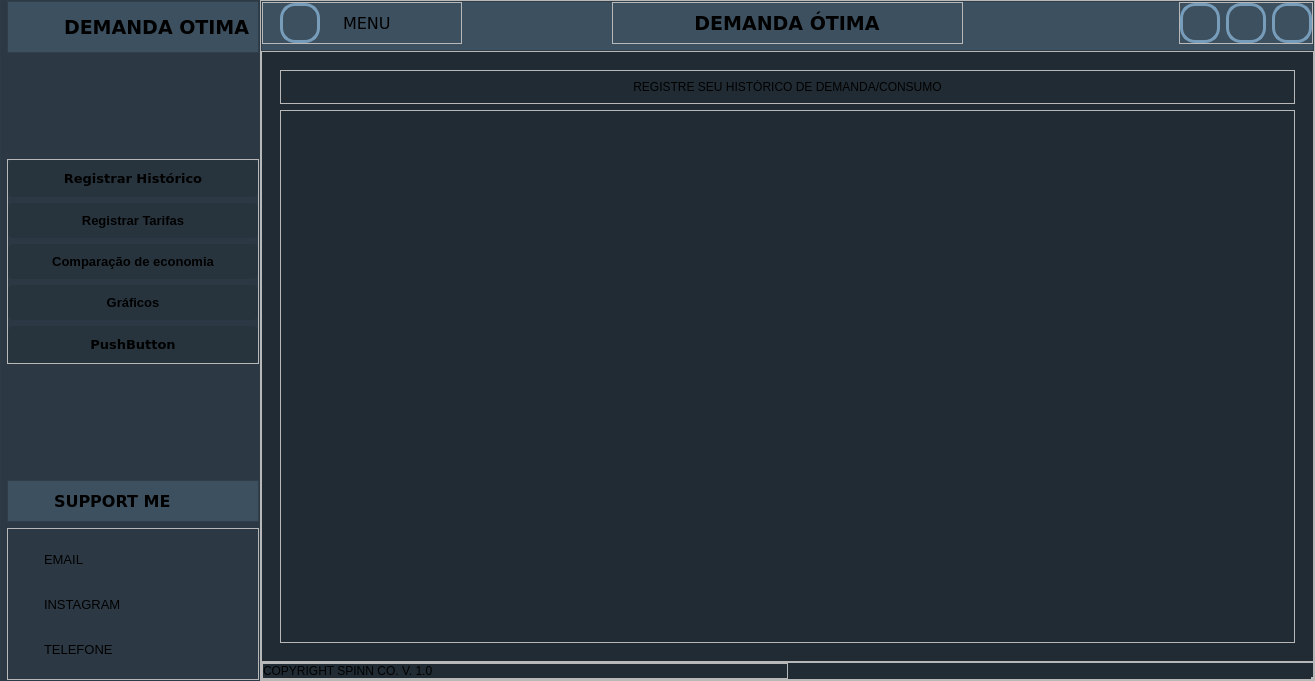
<?xml version="1.0" encoding="UTF-8"?>
<ui version="4.0">
 <class>MainWindow</class>
 <widget class="QMainWindow" name="MainWindow">
  <property name="geometry">
   <rect>
    <x>0</x>
    <y>0</y>
    <width>1315</width>
    <height>681</height>
   </rect>
  </property>
  <property name="windowTitle">
   <string>MainWindow</string>
  </property>
  <widget class="QWidget" name="centralwidget">
   <property name="font">
    <font>
     <family>Verdana</family>
    </font>
   </property>
   <property name="styleSheet">
    <string notr="true">#centralwidget{
background-color: rgb(33, 43, 51);
}

#left_menu_widget{
background-color: rgba(61, 80, 95, 100);
}

#header_frame, #frame_3, #frame_5{
background-color: rgb(61, 80, 95);
}

#frame_4 QPushButton{
background-color: rgba(33, 43, 51, 100);
padding: 10px;
border-radius: 5px;
}

#header_nav QPushButton{
background-color: rgb(61, 80, 95);
border-radius: 15px;
border: 3px solid rgb(120, 157, 186)
}

#header_nav QPushButton:hover{
	background-color: rgb(120, 157, 186);
}</string>
   </property>
   <layout class="QHBoxLayout" name="horizontalLayout">
    <property name="spacing">
     <number>0</number>
    </property>
    <property name="leftMargin">
     <number>0</number>
    </property>
    <property name="topMargin">
     <number>0</number>
    </property>
    <property name="rightMargin">
     <number>0</number>
    </property>
    <property name="bottomMargin">
     <number>0</number>
    </property>
    <item>
     <widget class="QFrame" name="left_menu_widget">
      <property name="frameShape">
       <enum>QFrame::StyledPanel</enum>
      </property>
      <property name="frameShadow">
       <enum>QFrame::Raised</enum>
      </property>
      <layout class="QVBoxLayout" name="verticalLayout">
       <property name="spacing">
        <number>6</number>
       </property>
       <property name="leftMargin">
        <number>6</number>
       </property>
       <property name="topMargin">
        <number>0</number>
       </property>
       <property name="rightMargin">
        <number>0</number>
       </property>
       <property name="bottomMargin">
        <number>0</number>
       </property>
       <item alignment="Qt::AlignTop">
        <widget class="QFrame" name="frame_3">
         <property name="styleSheet">
          <string notr="true"/>
         </property>
         <property name="frameShape">
          <enum>QFrame::StyledPanel</enum>
         </property>
         <property name="frameShadow">
          <enum>QFrame::Raised</enum>
         </property>
         <layout class="QHBoxLayout" name="horizontalLayout_2">
          <property name="spacing">
           <number>6</number>
          </property>
          <property name="leftMargin">
           <number>0</number>
          </property>
          <property name="topMargin">
           <number>0</number>
          </property>
          <property name="rightMargin">
           <number>0</number>
          </property>
          <property name="bottomMargin">
           <number>0</number>
          </property>
          <item>
           <widget class="QLabel" name="label">
            <property name="minimumSize">
             <size>
              <width>50</width>
              <height>50</height>
             </size>
            </property>
            <property name="maximumSize">
             <size>
              <width>50</width>
              <height>50</height>
             </size>
            </property>
            <property name="text">
             <string/>
            </property>
            <property name="pixmap">
             <pixmap>Icons/zap.png</pixmap>
            </property>
            <property name="scaledContents">
             <bool>true</bool>
            </property>
           </widget>
          </item>
          <item>
           <widget class="QLabel" name="label_2">
            <property name="font">
             <font>
              <family>Verdana</family>
              <pointsize>14</pointsize>
              <weight>75</weight>
              <bold>true</bold>
             </font>
            </property>
            <property name="text">
             <string>DEMANDA OTIMA</string>
            </property>
            <property name="scaledContents">
             <bool>false</bool>
            </property>
           </widget>
          </item>
         </layout>
        </widget>
       </item>
       <item alignment="Qt::AlignTop">
        <widget class="QFrame" name="frame_4">
         <property name="sizePolicy">
          <sizepolicy hsizetype="Preferred" vsizetype="Expanding">
           <horstretch>0</horstretch>
           <verstretch>0</verstretch>
          </sizepolicy>
         </property>
         <property name="frameShape">
          <enum>QFrame::StyledPanel</enum>
         </property>
         <property name="frameShadow">
          <enum>QFrame::Raised</enum>
         </property>
         <layout class="QVBoxLayout" name="verticalLayout_2">
          <property name="spacing">
           <number>6</number>
          </property>
          <property name="leftMargin">
           <number>0</number>
          </property>
          <property name="topMargin">
           <number>0</number>
          </property>
          <property name="rightMargin">
           <number>0</number>
          </property>
          <property name="bottomMargin">
           <number>0</number>
          </property>
          <item alignment="Qt::AlignLeft">
           <widget class="QPushButton" name="pushButton">
            <property name="minimumSize">
             <size>
              <width>250</width>
              <height>0</height>
             </size>
            </property>
            <property name="font">
             <font>
              <family>Verdana</family>
              <pointsize>10</pointsize>
              <weight>75</weight>
              <bold>true</bold>
             </font>
            </property>
            <property name="mouseTracking">
             <bool>false</bool>
            </property>
            <property name="focusPolicy">
             <enum>Qt::StrongFocus</enum>
            </property>
            <property name="contextMenuPolicy">
             <enum>Qt::DefaultContextMenu</enum>
            </property>
            <property name="autoFillBackground">
             <bool>false</bool>
            </property>
            <property name="styleSheet">
             <string notr="true"/>
            </property>
            <property name="text">
             <string>Registrar Histórico</string>
            </property>
            <property name="icon">
             <iconset>
              <normaloff>Icons/bar-chart-2_disabled.png</normaloff>Icons/bar-chart-2_disabled.png</iconset>
            </property>
            <property name="autoDefault">
             <bool>false</bool>
            </property>
            <property name="default">
             <bool>false</bool>
            </property>
            <property name="flat">
             <bool>false</bool>
            </property>
           </widget>
          </item>
          <item alignment="Qt::AlignLeft">
           <widget class="QPushButton" name="pushButton_4">
            <property name="minimumSize">
             <size>
              <width>250</width>
              <height>0</height>
             </size>
            </property>
            <property name="maximumSize">
             <size>
              <width>250</width>
              <height>16777215</height>
             </size>
            </property>
            <property name="font">
             <font>
              <family>MS Shell Dlg 2</family>
              <pointsize>10</pointsize>
              <weight>75</weight>
              <bold>true</bold>
             </font>
            </property>
            <property name="text">
             <string>Registrar Tarifas</string>
            </property>
            <property name="icon">
             <iconset>
              <normaloff>Icons/dollar-sign_disabled.png</normaloff>Icons/dollar-sign_disabled.png</iconset>
            </property>
           </widget>
          </item>
          <item alignment="Qt::AlignLeft">
           <widget class="QPushButton" name="pushButton_2">
            <property name="minimumSize">
             <size>
              <width>250</width>
              <height>0</height>
             </size>
            </property>
            <property name="maximumSize">
             <size>
              <width>250</width>
              <height>16777215</height>
             </size>
            </property>
            <property name="font">
             <font>
              <family>MS Shell Dlg 2</family>
              <pointsize>10</pointsize>
              <weight>75</weight>
              <bold>true</bold>
             </font>
            </property>
            <property name="text">
             <string>Comparação de economia</string>
            </property>
            <property name="icon">
             <iconset>
              <normaloff>Icons/percent_disabled.png</normaloff>Icons/percent_disabled.png</iconset>
            </property>
           </widget>
          </item>
          <item alignment="Qt::AlignLeft">
           <widget class="QPushButton" name="pushButton_3">
            <property name="minimumSize">
             <size>
              <width>250</width>
              <height>0</height>
             </size>
            </property>
            <property name="font">
             <font>
              <family>MS Shell Dlg 2</family>
              <pointsize>10</pointsize>
              <weight>75</weight>
              <bold>true</bold>
             </font>
            </property>
            <property name="text">
             <string>Gráficos</string>
            </property>
            <property name="icon">
             <iconset>
              <normaloff>Icons/pie-chart_focus.png</normaloff>Icons/pie-chart_focus.png</iconset>
            </property>
           </widget>
          </item>
          <item alignment="Qt::AlignLeft">
           <widget class="QPushButton" name="pushButton_5">
            <property name="minimumSize">
             <size>
              <width>250</width>
              <height>0</height>
             </size>
            </property>
            <property name="font">
             <font>
              <family>Verdana</family>
              <pointsize>10</pointsize>
              <weight>75</weight>
              <bold>true</bold>
             </font>
            </property>
            <property name="text">
             <string>PushButton</string>
            </property>
           </widget>
          </item>
         </layout>
        </widget>
       </item>
       <item alignment="Qt::AlignBottom">
        <widget class="QFrame" name="frame_5">
         <property name="sizePolicy">
          <sizepolicy hsizetype="Preferred" vsizetype="Preferred">
           <horstretch>0</horstretch>
           <verstretch>0</verstretch>
          </sizepolicy>
         </property>
         <property name="frameShape">
          <enum>QFrame::StyledPanel</enum>
         </property>
         <property name="frameShadow">
          <enum>QFrame::Raised</enum>
         </property>
         <layout class="QHBoxLayout" name="horizontalLayout_3">
          <property name="spacing">
           <number>6</number>
          </property>
          <property name="leftMargin">
           <number>0</number>
          </property>
          <property name="topMargin">
           <number>0</number>
          </property>
          <property name="rightMargin">
           <number>0</number>
          </property>
          <property name="bottomMargin">
           <number>0</number>
          </property>
          <item>
           <widget class="QLabel" name="label_3">
            <property name="minimumSize">
             <size>
              <width>40</width>
              <height>40</height>
             </size>
            </property>
            <property name="maximumSize">
             <size>
              <width>40</width>
              <height>40</height>
             </size>
            </property>
            <property name="text">
             <string/>
            </property>
            <property name="pixmap">
             <pixmap>Icons/meh.png</pixmap>
            </property>
            <property name="scaledContents">
             <bool>true</bool>
            </property>
           </widget>
          </item>
          <item>
           <widget class="QLabel" name="label_4">
            <property name="font">
             <font>
              <family>Verdana</family>
              <pointsize>12</pointsize>
              <weight>75</weight>
              <bold>true</bold>
             </font>
            </property>
            <property name="text">
             <string>SUPPORT ME</string>
            </property>
            <property name="scaledContents">
             <bool>true</bool>
            </property>
           </widget>
          </item>
         </layout>
        </widget>
       </item>
       <item>
        <widget class="QFrame" name="frame_6">
         <property name="sizePolicy">
          <sizepolicy hsizetype="Preferred" vsizetype="Preferred">
           <horstretch>0</horstretch>
           <verstretch>0</verstretch>
          </sizepolicy>
         </property>
         <property name="frameShape">
          <enum>QFrame::StyledPanel</enum>
         </property>
         <property name="frameShadow">
          <enum>QFrame::Raised</enum>
         </property>
         <layout class="QGridLayout" name="gridLayout_2">
          <property name="leftMargin">
           <number>0</number>
          </property>
          <property name="topMargin">
           <number>0</number>
          </property>
          <property name="rightMargin">
           <number>0</number>
          </property>
          <property name="bottomMargin">
           <number>0</number>
          </property>
          <property name="horizontalSpacing">
           <number>6</number>
          </property>
          <property name="verticalSpacing">
           <number>0</number>
          </property>
          <item row="0" column="1">
           <widget class="QLabel" name="label_5">
            <property name="minimumSize">
             <size>
              <width>30</width>
              <height>30</height>
             </size>
            </property>
            <property name="maximumSize">
             <size>
              <width>16777215</width>
              <height>16777215</height>
             </size>
            </property>
            <property name="font">
             <font>
              <family>MS Shell Dlg 2</family>
              <pointsize>10</pointsize>
             </font>
            </property>
            <property name="text">
             <string>EMAIL</string>
            </property>
            <property name="scaledContents">
             <bool>true</bool>
            </property>
            <property name="alignment">
             <set>Qt::AlignLeading|Qt::AlignLeft|Qt::AlignVCenter</set>
            </property>
            <property name="wordWrap">
             <bool>false</bool>
            </property>
           </widget>
          </item>
          <item row="2" column="1">
           <widget class="QLabel" name="label_7">
            <property name="font">
             <font>
              <family>MS Shell Dlg 2</family>
              <pointsize>10</pointsize>
              <italic>false</italic>
             </font>
            </property>
            <property name="text">
             <string>TELEFONE</string>
            </property>
            <property name="scaledContents">
             <bool>true</bool>
            </property>
           </widget>
          </item>
          <item row="1" column="1">
           <widget class="QLabel" name="label_6">
            <property name="font">
             <font>
              <family>MS Shell Dlg 2</family>
              <pointsize>10</pointsize>
             </font>
            </property>
            <property name="text">
             <string>INSTAGRAM</string>
            </property>
            <property name="scaledContents">
             <bool>true</bool>
            </property>
           </widget>
          </item>
          <item row="0" column="0">
           <widget class="QLabel" name="label_12">
            <property name="minimumSize">
             <size>
              <width>30</width>
              <height>30</height>
             </size>
            </property>
            <property name="maximumSize">
             <size>
              <width>30</width>
              <height>30</height>
             </size>
            </property>
            <property name="text">
             <string/>
            </property>
            <property name="pixmap">
             <pixmap>Icons/mail.png</pixmap>
            </property>
            <property name="scaledContents">
             <bool>true</bool>
            </property>
           </widget>
          </item>
          <item row="1" column="0">
           <widget class="QLabel" name="label_13">
            <property name="minimumSize">
             <size>
              <width>30</width>
              <height>30</height>
             </size>
            </property>
            <property name="maximumSize">
             <size>
              <width>30</width>
              <height>30</height>
             </size>
            </property>
            <property name="text">
             <string/>
            </property>
            <property name="pixmap">
             <pixmap>Icons/instagram.png</pixmap>
            </property>
            <property name="scaledContents">
             <bool>true</bool>
            </property>
           </widget>
          </item>
          <item row="2" column="0">
           <widget class="QLabel" name="label_14">
            <property name="minimumSize">
             <size>
              <width>30</width>
              <height>30</height>
             </size>
            </property>
            <property name="maximumSize">
             <size>
              <width>30</width>
              <height>30</height>
             </size>
            </property>
            <property name="text">
             <string/>
            </property>
            <property name="pixmap">
             <pixmap>Icons/phone.png</pixmap>
            </property>
            <property name="scaledContents">
             <bool>true</bool>
            </property>
           </widget>
          </item>
         </layout>
        </widget>
       </item>
      </layout>
     </widget>
    </item>
    <item>
     <widget class="QFrame" name="frame_2">
      <property name="frameShape">
       <enum>QFrame::StyledPanel</enum>
      </property>
      <property name="frameShadow">
       <enum>QFrame::Raised</enum>
      </property>
      <layout class="QVBoxLayout" name="verticalLayout_4">
       <property name="spacing">
        <number>0</number>
       </property>
       <property name="leftMargin">
        <number>0</number>
       </property>
       <property name="topMargin">
        <number>0</number>
       </property>
       <property name="rightMargin">
        <number>0</number>
       </property>
       <property name="bottomMargin">
        <number>0</number>
       </property>
       <item alignment="Qt::AlignTop">
        <widget class="QFrame" name="header_frame">
         <property name="styleSheet">
          <string notr="true"/>
         </property>
         <property name="frameShape">
          <enum>QFrame::StyledPanel</enum>
         </property>
         <property name="frameShadow">
          <enum>QFrame::Raised</enum>
         </property>
         <layout class="QHBoxLayout" name="horizontalLayout_4">
          <property name="spacing">
           <number>0</number>
          </property>
          <property name="leftMargin">
           <number>0</number>
          </property>
          <property name="topMargin">
           <number>0</number>
          </property>
          <property name="rightMargin">
           <number>0</number>
          </property>
          <property name="bottomMargin">
           <number>6</number>
          </property>
          <item alignment="Qt::AlignLeft">
           <widget class="QFrame" name="MENU">
            <property name="minimumSize">
             <size>
              <width>200</width>
              <height>0</height>
             </size>
            </property>
            <property name="maximumSize">
             <size>
              <width>106</width>
              <height>50</height>
             </size>
            </property>
            <property name="styleSheet">
             <string notr="true">#MENU QPushButton{
padding: 10px;
border-radius: 15px;
border: 3px solid rgb(120, 157, 186);
}

#MENU QPushButton:hover{
	background-color: rgb(120, 157, 186);
}</string>
            </property>
            <property name="frameShape">
             <enum>QFrame::StyledPanel</enum>
            </property>
            <property name="frameShadow">
             <enum>QFrame::Raised</enum>
            </property>
            <layout class="QHBoxLayout" name="horizontalLayout_7">
             <property name="leftMargin">
              <number>0</number>
             </property>
             <property name="topMargin">
              <number>0</number>
             </property>
             <property name="rightMargin">
              <number>0</number>
             </property>
             <property name="bottomMargin">
              <number>0</number>
             </property>
             <item>
              <widget class="QPushButton" name="pushButton_6">
               <property name="sizePolicy">
                <sizepolicy hsizetype="Preferred" vsizetype="Preferred">
                 <horstretch>0</horstretch>
                 <verstretch>0</verstretch>
                </sizepolicy>
               </property>
               <property name="minimumSize">
                <size>
                 <width>40</width>
                 <height>40</height>
                </size>
               </property>
               <property name="maximumSize">
                <size>
                 <width>40</width>
                 <height>40</height>
                </size>
               </property>
               <property name="text">
                <string/>
               </property>
               <property name="icon">
                <iconset>
                 <normaloff>Icons/menu_disabled.png</normaloff>Icons/menu_disabled.png</iconset>
               </property>
               <property name="iconSize">
                <size>
                 <width>30</width>
                 <height>30</height>
                </size>
               </property>
              </widget>
             </item>
             <item alignment="Qt::AlignVCenter">
              <widget class="QLabel" name="label_8">
               <property name="minimumSize">
                <size>
                 <width>100</width>
                 <height>40</height>
                </size>
               </property>
               <property name="maximumSize">
                <size>
                 <width>40</width>
                 <height>40</height>
                </size>
               </property>
               <property name="font">
                <font>
                 <family>Verdana</family>
                 <pointsize>12</pointsize>
                 <weight>50</weight>
                 <bold>false</bold>
                </font>
               </property>
               <property name="toolTipDuration">
                <number>0</number>
               </property>
               <property name="text">
                <string>MENU</string>
               </property>
               <property name="scaledContents">
                <bool>false</bool>
               </property>
               <property name="indent">
                <number>-1</number>
               </property>
              </widget>
             </item>
            </layout>
           </widget>
          </item>
          <item>
           <widget class="QFrame" name="frame_11">
            <property name="frameShape">
             <enum>QFrame::StyledPanel</enum>
            </property>
            <property name="frameShadow">
             <enum>QFrame::Raised</enum>
            </property>
            <layout class="QVBoxLayout" name="verticalLayout_9">
             <property name="spacing">
              <number>0</number>
             </property>
             <property name="leftMargin">
              <number>0</number>
             </property>
             <property name="topMargin">
              <number>0</number>
             </property>
             <property name="rightMargin">
              <number>0</number>
             </property>
             <property name="bottomMargin">
              <number>0</number>
             </property>
             <item alignment="Qt::AlignHCenter">
              <widget class="QLabel" name="label_9">
               <property name="font">
                <font>
                 <family>Verdana</family>
                 <pointsize>14</pointsize>
                 <weight>75</weight>
                 <bold>true</bold>
                </font>
               </property>
               <property name="text">
                <string>DEMANDA ÓTIMA</string>
               </property>
               <property name="alignment">
                <set>Qt::AlignCenter</set>
               </property>
              </widget>
             </item>
            </layout>
           </widget>
          </item>
          <item alignment="Qt::AlignRight">
           <widget class="QFrame" name="header_nav">
            <property name="styleSheet">
             <string notr="true"/>
            </property>
            <property name="frameShape">
             <enum>QFrame::StyledPanel</enum>
            </property>
            <property name="frameShadow">
             <enum>QFrame::Raised</enum>
            </property>
            <layout class="QHBoxLayout" name="horizontalLayout_5">
             <property name="spacing">
              <number>6</number>
             </property>
             <property name="leftMargin">
              <number>0</number>
             </property>
             <property name="topMargin">
              <number>0</number>
             </property>
             <property name="rightMargin">
              <number>0</number>
             </property>
             <property name="bottomMargin">
              <number>0</number>
             </property>
             <item>
              <widget class="QPushButton" name="pushButton_8">
               <property name="minimumSize">
                <size>
                 <width>40</width>
                 <height>40</height>
                </size>
               </property>
               <property name="maximumSize">
                <size>
                 <width>40</width>
                 <height>40</height>
                </size>
               </property>
               <property name="text">
                <string/>
               </property>
               <property name="icon">
                <iconset>
                 <normaloff>Icons/minus_disabled.png</normaloff>Icons/minus_disabled.png</iconset>
               </property>
               <property name="iconSize">
                <size>
                 <width>30</width>
                 <height>30</height>
                </size>
               </property>
              </widget>
             </item>
             <item>
              <widget class="QPushButton" name="pushButton_7">
               <property name="minimumSize">
                <size>
                 <width>40</width>
                 <height>40</height>
                </size>
               </property>
               <property name="maximumSize">
                <size>
                 <width>40</width>
                 <height>40</height>
                </size>
               </property>
               <property name="text">
                <string/>
               </property>
               <property name="icon">
                <iconset>
                 <normaloff>Icons/maximize-2_disabled.png</normaloff>Icons/maximize-2_disabled.png</iconset>
               </property>
               <property name="iconSize">
                <size>
                 <width>30</width>
                 <height>30</height>
                </size>
               </property>
              </widget>
             </item>
             <item>
              <widget class="QPushButton" name="pushButton_9">
               <property name="minimumSize">
                <size>
                 <width>40</width>
                 <height>40</height>
                </size>
               </property>
               <property name="maximumSize">
                <size>
                 <width>40</width>
                 <height>40</height>
                </size>
               </property>
               <property name="text">
                <string/>
               </property>
               <property name="icon">
                <iconset>
                 <normaloff>Icons/x_disabled.png</normaloff>Icons/x_disabled.png</iconset>
               </property>
               <property name="iconSize">
                <size>
                 <width>30</width>
                 <height>30</height>
                </size>
               </property>
              </widget>
             </item>
            </layout>
           </widget>
          </item>
         </layout>
        </widget>
       </item>
       <item>
        <widget class="QFrame" name="frame_8">
         <property name="frameShape">
          <enum>QFrame::StyledPanel</enum>
         </property>
         <property name="frameShadow">
          <enum>QFrame::Raised</enum>
         </property>
         <layout class="QVBoxLayout" name="verticalLayout_6">
          <item>
           <widget class="QStackedWidget" name="stackedWidget">
            <widget class="QWidget" name="page">
             <layout class="QVBoxLayout" name="verticalLayout_7">
              <item alignment="Qt::AlignTop">
               <widget class="QFrame" name="frame_14">
                <property name="frameShape">
                 <enum>QFrame::StyledPanel</enum>
                </property>
                <property name="frameShadow">
                 <enum>QFrame::Raised</enum>
                </property>
                <layout class="QVBoxLayout" name="verticalLayout_8">
                 <item alignment="Qt::AlignTop">
                  <widget class="QLabel" name="label_11">
                   <property name="text">
                    <string>REGISTRE SEU HISTÓRICO DE DEMANDA/CONSUMO</string>
                   </property>
                   <property name="alignment">
                    <set>Qt::AlignCenter</set>
                   </property>
                  </widget>
                 </item>
                </layout>
               </widget>
              </item>
              <item>
               <widget class="QFrame" name="frame_15">
                <property name="sizePolicy">
                 <sizepolicy hsizetype="Preferred" vsizetype="Expanding">
                  <horstretch>0</horstretch>
                  <verstretch>0</verstretch>
                 </sizepolicy>
                </property>
                <property name="frameShape">
                 <enum>QFrame::StyledPanel</enum>
                </property>
                <property name="frameShadow">
                 <enum>QFrame::Raised</enum>
                </property>
                <layout class="QGridLayout" name="gridLayout"/>
               </widget>
              </item>
             </layout>
            </widget>
            <widget class="QWidget" name="page_2"/>
           </widget>
          </item>
         </layout>
        </widget>
       </item>
       <item>
        <widget class="QFrame" name="footer_frame">
         <property name="frameShape">
          <enum>QFrame::StyledPanel</enum>
         </property>
         <property name="frameShadow">
          <enum>QFrame::Raised</enum>
         </property>
         <layout class="QHBoxLayout" name="horizontalLayout_6">
          <property name="spacing">
           <number>0</number>
          </property>
          <property name="leftMargin">
           <number>0</number>
          </property>
          <property name="topMargin">
           <number>0</number>
          </property>
          <property name="rightMargin">
           <number>0</number>
          </property>
          <property name="bottomMargin">
           <number>0</number>
          </property>
          <item alignment="Qt::AlignBottom">
           <widget class="QFrame" name="frame_10">
            <property name="frameShape">
             <enum>QFrame::StyledPanel</enum>
            </property>
            <property name="frameShadow">
             <enum>QFrame::Raised</enum>
            </property>
            <layout class="QVBoxLayout" name="verticalLayout_5">
             <property name="spacing">
              <number>0</number>
             </property>
             <property name="leftMargin">
              <number>0</number>
             </property>
             <property name="topMargin">
              <number>0</number>
             </property>
             <property name="rightMargin">
              <number>0</number>
             </property>
             <property name="bottomMargin">
              <number>0</number>
             </property>
             <item>
              <widget class="QLabel" name="label_10">
               <property name="text">
                <string>COPYRIGHT SPINN CO. V. 1.0</string>
               </property>
              </widget>
             </item>
            </layout>
           </widget>
          </item>
          <item alignment="Qt::AlignRight|Qt::AlignBottom">
           <widget class="QFrame" name="frame_13">
            <property name="frameShape">
             <enum>QFrame::StyledPanel</enum>
            </property>
            <property name="frameShadow">
             <enum>QFrame::Raised</enum>
            </property>
            <layout class="QVBoxLayout" name="verticalLayout_3">
             <property name="spacing">
              <number>0</number>
             </property>
             <property name="leftMargin">
              <number>0</number>
             </property>
             <property name="topMargin">
              <number>0</number>
             </property>
             <property name="rightMargin">
              <number>0</number>
             </property>
             <property name="bottomMargin">
              <number>0</number>
             </property>
             <item>
              <widget class="QFrame" name="SIZE_GRIP">
               <property name="frameShape">
                <enum>QFrame::StyledPanel</enum>
               </property>
               <property name="frameShadow">
                <enum>QFrame::Raised</enum>
               </property>
              </widget>
             </item>
            </layout>
           </widget>
          </item>
         </layout>
        </widget>
       </item>
      </layout>
     </widget>
    </item>
   </layout>
  </widget>
 </widget>
 <resources/>
 <connections/>
</ui>
